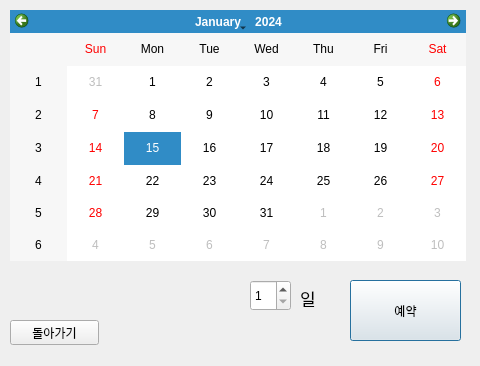
<?xml version="1.0" encoding="UTF-8"?>
<ui version="4.0">
 <class>reservation</class>
 <widget class="QDialog" name="reservation">
  <property name="geometry">
   <rect>
    <x>0</x>
    <y>0</y>
    <width>480</width>
    <height>366</height>
   </rect>
  </property>
  <property name="windowTitle">
   <string>실시간 예약</string>
  </property>
  <widget class="QCalendarWidget" name="calendarWidget">
   <property name="geometry">
    <rect>
     <x>10</x>
     <y>10</y>
     <width>456</width>
     <height>251</height>
    </rect>
   </property>
   <property name="mouseTracking">
    <bool>false</bool>
   </property>
   <property name="tabletTracking">
    <bool>false</bool>
   </property>
   <property name="firstDayOfWeek">
    <enum>Qt::Sunday</enum>
   </property>
   <property name="selectionMode">
    <enum>QCalendarWidget::SingleSelection</enum>
   </property>
   <property name="horizontalHeaderFormat">
    <enum>QCalendarWidget::ShortDayNames</enum>
   </property>
   <property name="verticalHeaderFormat">
    <enum>QCalendarWidget::ISOWeekNumbers</enum>
   </property>
   <property name="navigationBarVisible">
    <bool>true</bool>
   </property>
   <property name="dateEditEnabled">
    <bool>true</bool>
   </property>
  </widget>
  <widget class="QPushButton" name="reservation_btn">
   <property name="geometry">
    <rect>
     <x>350</x>
     <y>280</y>
     <width>111</width>
     <height>61</height>
    </rect>
   </property>
   <property name="text">
    <string>예약</string>
   </property>
  </widget>
  <widget class="QPushButton" name="back_btn">
   <property name="geometry">
    <rect>
     <x>10</x>
     <y>320</y>
     <width>89</width>
     <height>25</height>
    </rect>
   </property>
   <property name="text">
    <string>돌아가기</string>
   </property>
  </widget>
  <widget class="QSpinBox" name="spinBox">
   <property name="geometry">
    <rect>
     <x>250</x>
     <y>280</y>
     <width>41</width>
     <height>31</height>
    </rect>
   </property>
   <property name="minimum">
    <number>1</number>
   </property>
  </widget>
  <widget class="QLabel" name="label">
   <property name="geometry">
    <rect>
     <x>300</x>
     <y>290</y>
     <width>21</width>
     <height>17</height>
    </rect>
   </property>
   <property name="font">
    <font>
     <pointsize>13</pointsize>
    </font>
   </property>
   <property name="text">
    <string>일</string>
   </property>
  </widget>
 </widget>
 <resources/>
 <connections/>
</ui>
